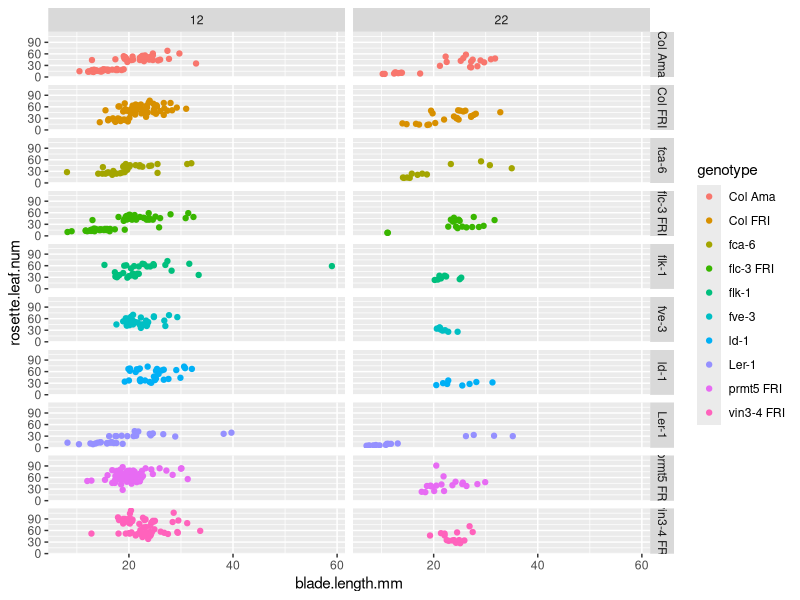
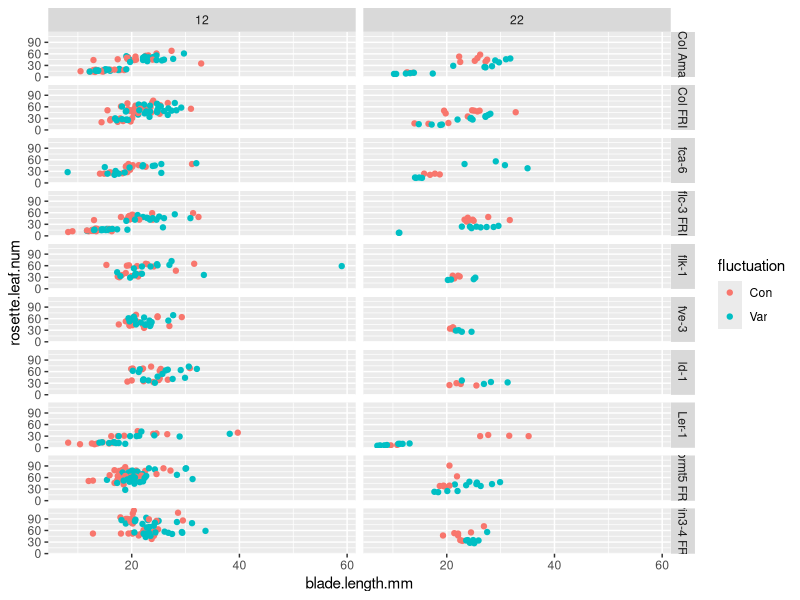
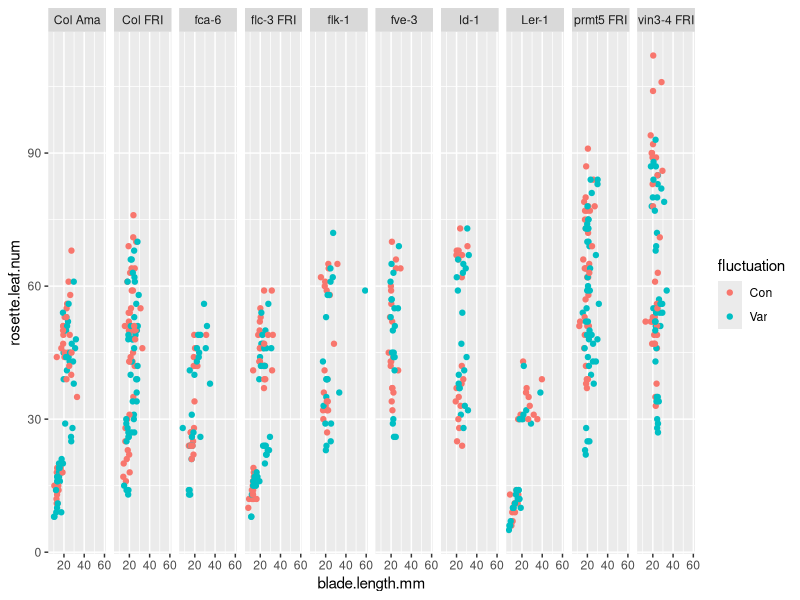
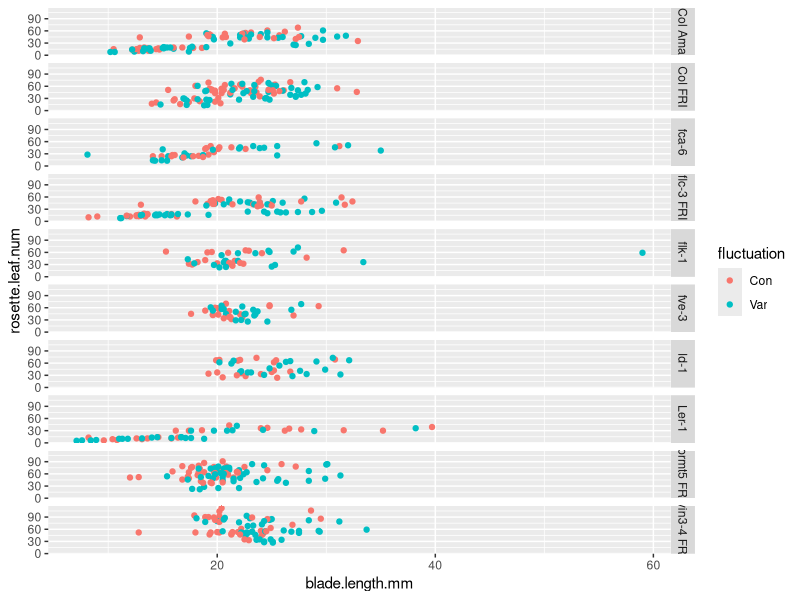
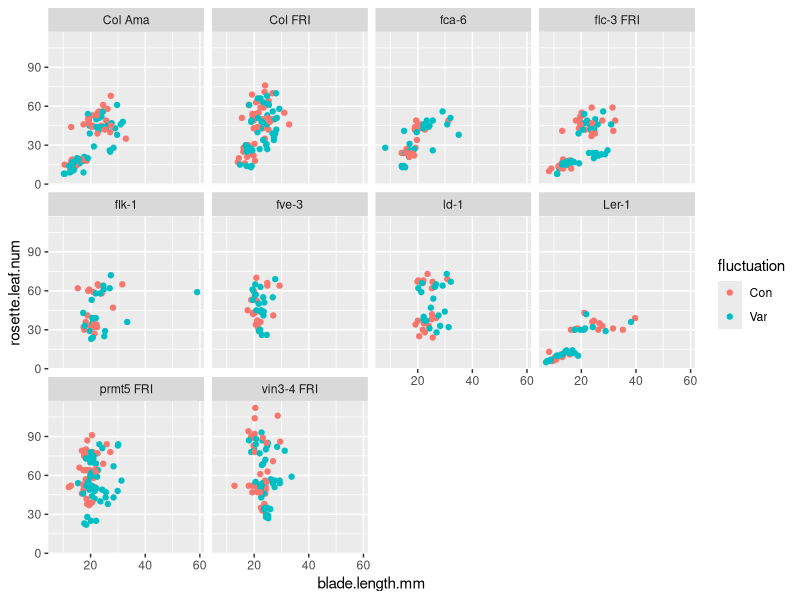
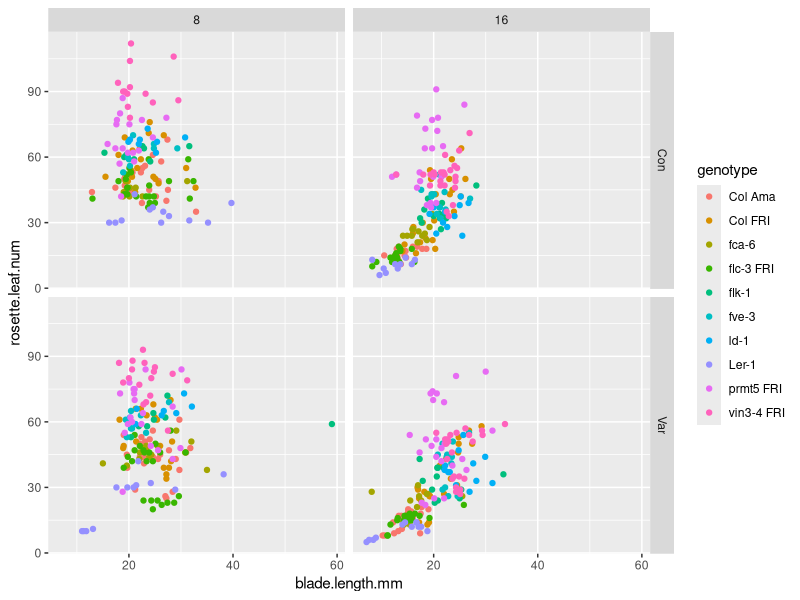
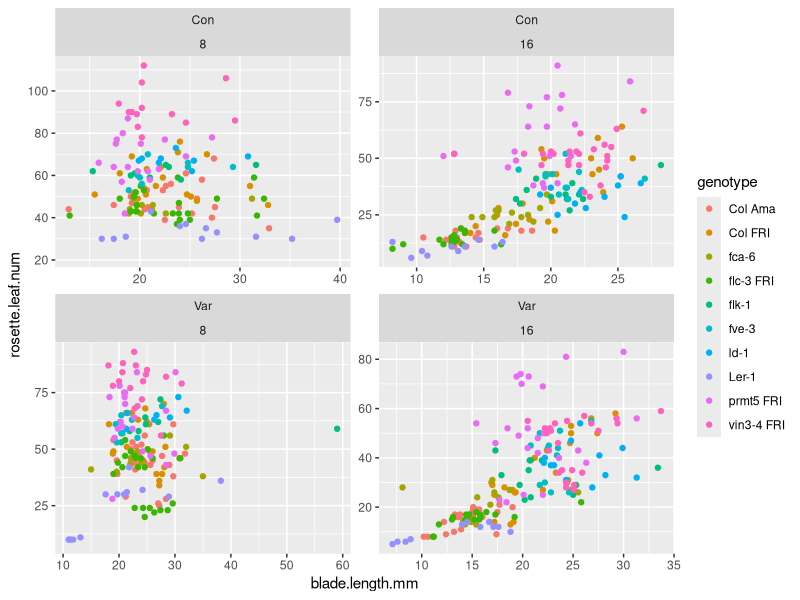
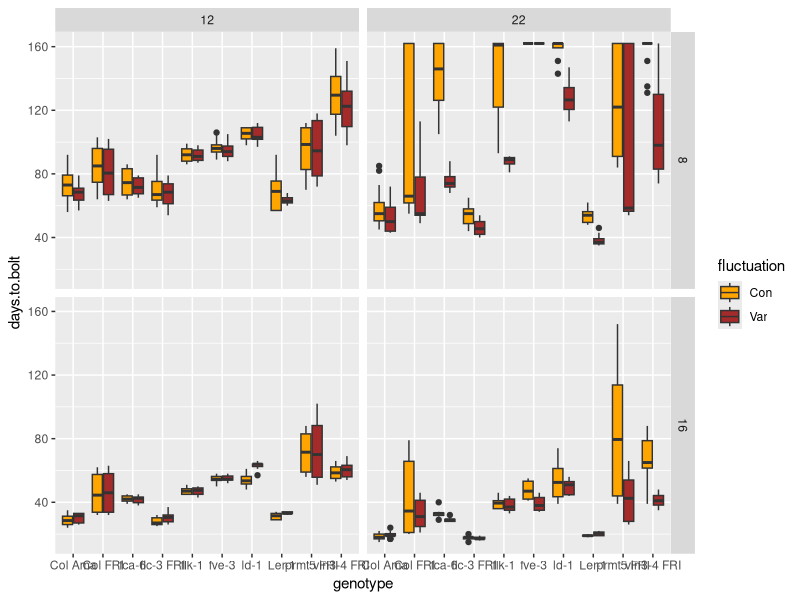

The R source for these figures, in order:
# Charger les librairies
library(tidyverse)

# Definir l'environnement de travail
setwd("/Users/sandra/Desktop/BPMP/Teaching/2024-2025/L3_bioinfo_2024/2024_L3_R/session3_plots_stats/materiel/")

# Charger les donnees (burghardt_et_al_2015_expt1.txt)
my_data <- read_tsv("../data/burghardt_et_al_2015_expt1.txt")

# Graphique exercice 3 avec facet
ggplot(my_data, aes(x=blade.length.mm, y=rosette.leaf.num,
                    colour=genotype)) +
  geom_point() +
  facet_grid(genotype~temperature)

ggplot(my_data, aes(x=blade.length.mm, y=rosette.leaf.num,
                    colour=fluctuation)) +
  geom_point() +
  facet_grid(genotype~temperature)


ggplot(my_data, aes(x=blade.length.mm, y=rosette.leaf.num,
                    colour=fluctuation)) +
  geom_point() +
  facet_grid(~genotype)

ggplot(my_data, aes(x=blade.length.mm, y=rosette.leaf.num,
                    colour=fluctuation)) +
  geom_point() +
  facet_grid(genotype~.)

# facet_wrap
ggplot(my_data, aes(x=blade.length.mm, y=rosette.leaf.num,
                    colour=fluctuation)) +
  geom_point() +
  facet_wrap(~genotype)

# Exercice 5: Modifier le graphique pour separer
# en fonction de fluctuation en ligne 
# et day.length en colonne. Colorez les points en 
# fonction du genotype

ggplot(my_data, aes(x=blade.length.mm, y=rosette.leaf.num,
                    col=genotype)) +
  geom_point() +
  facet_grid(fluctuation~day.length)

ggplot(my_data, aes(x=blade.length.mm, y=rosette.leaf.num,
                    col=genotype)) +
  geom_point() +
  facet_wrap(fluctuation~day.length, scales ="free")

# Exercice 6
ggplot(my_data, aes(x=genotype, y=days.to.bolt,
                    fill=fluctuation)) +
  geom_boxplot() +
  facet_grid(day.length~temperature) +
  scale_fill_manual(values=c("orange", "brown"))

## Tests stat
library(ggpubr)

ggplot(my_data, aes(x=genotype, y=days.to.flower,
                    colour=fluctuation)) +
  geom_boxplot() +
  stat_compare_means(label="p.format", method="t.test")


ggplot(my_data, aes(x=genotype, y=days.to.flower,
                    colour=fluctuation)) +
  geom_boxplot() +
  stat_compare_means(label="p.signif", method="t.test")


ggplot(my_data, aes(x=genotype, y=days.to.flower)) +
  geom_boxplot() +
  stat_compare_means()

# test de correlation
#  scatterplot de rosette.leaf.num
# en fonction de blade.length.mm

ggplot(my_data, aes(x=blade.length.mm, y=rosette.leaf.num)) +
  geom_point() +
  stat_cor(method = "spearman")

ggplot(my_data, aes(x=blade.length.mm, y=rosette.leaf.num,
                    colour=fluctuation)) +
  geom_point() +
  stat_cor(method = "spearman")

## ajouter une ligne de regression
ggplot(my_data, aes(x=blade.length.mm, y=rosette.leaf.num,
                    colour=fluctuation)) +
  geom_point() +
  stat_cor(method = "spearman") +
  geom_smooth()

# Exercice 1

ggplot(my_data, aes(fluctuation, rosette.leaf.num)) +
  geom_violin() +
  stat_compare_means(label.x.npc="middle")

ggplot(my_data, aes(fluctuation, rosette.leaf.num)) +
  geom_violin() +
  stat_compare_means(label.x=1.3, label.y=100)


ggplot(my_data, aes(days.to.bolt, days.to.flower)) +
  geom_point() +
  stat_cor() +
  geom_smooth()






